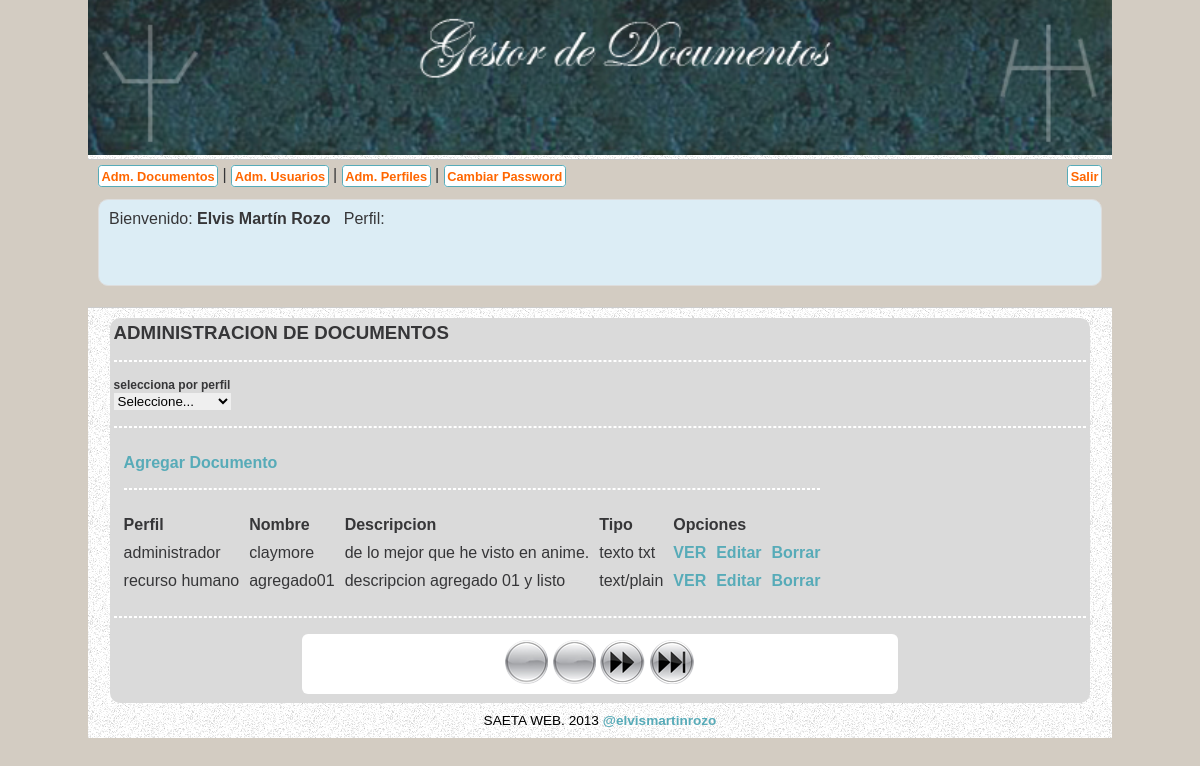
Screenshot of /?controlador=ver_documentos (signed in) with the database file from the repository.
### tables this page shows
CREATE TABLE IF NOT EXISTS `documentos` (
  `id_documento` int(10) NOT NULL AUTO_INCREMENT,
  `id_perfil` int(10) NOT NULL,
  `id_usuario` int(10) NOT NULL,
  `nombre` varchar(250) NOT NULL,
  `descripcion` text NOT NULL,
  `tipo` varchar(200) NOT NULL,
  `archivo` varchar(250) NOT NULL,
  PRIMARY KEY (`id_documento`)
);

CREATE TABLE IF NOT EXISTS `perfiles` (
  `id_perfil` int(10) NOT NULL AUTO_INCREMENT,
  `nombre` varchar(200) NOT NULL,
  PRIMARY KEY (`id_perfil`)
);

### lib/config.php (called while the page is built, shortened)
<?php
class Configuracion
{
	private $mi_host = "localhost";
	private $mi_dbname = "portafolio_mimastin";
	private $mi_user = "elvis";
	private $mi_password = "siouxsie";
	public function conectarPDO()
	{
		$this->conexionPDO = new PDO("mysql:host=".$this->mi_host."; dbname=".$this->mi_dbname."", $this->mi_user, $this->mi_password);
		return $this->conexionPDO;
	}
	public static function ruta()
	{
		return 'http://localhost/PORTAFOLIO_mimastin/';
	}
}
?>

### model/documentosModel.php (called while the page is built, shortened)
<?php
class Documentos extends Configuracion
{
	private $conexionPDO;
	private $documentos;
	private $total;
	public function __construct()
	{
		$this->conexionPDO = parent::conectarPDO();
		$this->documentos = array();
		$this->total = array();
	}
	private function set_names_UTF8()
    {
        return $this->conexionPDO->query("SET NAMES 'utf8'");
    }
	public function admin_get_documentos($posicion, $paso)
	{
		self::set_names_UTF8();
		if(isset($_GET['perfil']))
		{
			$sqlconsultaK = "select count(*) from perfiles where id_perfil = ?";
			$PDOsoporteK = $this->conexionPDO->prepare($sqlconsultaK);
			$elperfil = Configuracion::guerreras_magicas($_GET['perfil']);
			$PDOsoporteK->bindValue(1,$elperfil,PDO::PARAM_INT);
			$PDOsoporteK->execute();
			if($PDOsoporteK->fetchColumn() > 0)
			{
				$sqlconsulta = "
				select doc.id_documento, doc.id_perfil, doc.id_usuario, doc.nombre, doc.descripcion, doc.tipo, doc.archivo, perf.nombre as perfil_nombre
				from documentos as doc, perfiles as perf
				where doc.id_perfil = perf.id_perfil
				and perf.id_perfil = ?
				limit $posicion, $paso
				";
				$PDOsoporte = $this->conexionPDO->prepare($sqlconsulta);
				$el_idperfil = Configuracion::guerreras_magicas($_GET['perfil']);
				$PDOsoporte->bindValue(1,$el_idperfil,PDO::PARAM_INT);
				$PDOsoporte->execute();
				while($registro = $PDOsoporte->fetch())
				{
					$this->documentos[] = $registro;
				}
				return $this->documentos;
				$this->conexionPDO=null;
			}
			else
			{
				$this->conexionPDO=null;
				header("Location: " . Configuracion::ruta() . "?controlador=error");
			}
		}
		else
		{
			$sqlconsulta = "
			select doc.id_documento, doc.id_perfil, doc.nombre, doc.descripcion, doc.tipo, doc.archivo, perf.nombre as perfil_nombre
			from documentos as doc, perfiles as perf
			where doc.id_perfil = perf.id_perfil
			limit $posicion, $paso
			";
			foreach($this->conexionPDO->query($sqlconsulta) as $registro)
			{
				$this->documentos[] = $registro;
			}
			return $this->documentos;
			$this->conexionPDO = null;
		}
	}
	public function admin_cuenta_documentos()
	{
			if(isset($_GET['perfil']))
			{
				$sqlconsultaK = "select count(*) from perfiles where id_perfil = ?";
				$PDOsoporteK = $this->conexionPDO->prepare($sqlconsultaK);
				$elperfil = Configuracion::guerreras_magicas($_GET['perfil']);
				$PDOsoporteK->bindValue(1,$elperfil,PDO::PARAM_INT);
				$PDOsoporteK->execute();
				if($PDOsoporteK->fetchColumn() > 0)
				{
					$sqlconsulta = "select count(*) as contados from documentos where id_perfil = ?";
					$PDOsoporte = $this->conexionPDO->prepare($sqlconsulta);
					$el_idperfil = Configuracion::guerreras_magicas($_GET['perfil']);
					$PDOsoporte->bindValue(1,$el_idperfil,PDO::PARAM_INT);
					$PDOsoporte->execute();
					while($registro = $PDOsoporte->fetch())
					{
						$this->total[] = $registro;
					}
					return $this->total;
					$this->conexionPDO=null;
				}
				else
				{
					$this->conexionPDO=null;
					header("Location: " . Configuracion::ruta() . "?controlador=error");
				}
			}
			else
			{
				$sqlconsulta = "select count(*) as contados from documentos";
				foreach($this->conexionPDO->query($sqlconsulta) as $registro)
				{
					$this->total[] = $registro;
				}
				return $this->total;
				$this->conexionPDO = null;
			}
	}
}
?>

### view/admin_ver_documentos.php (the view, shortened to what this page needs)
<?php require_once("public/header.php"); ?>
<?php require_once("public/menu.php"); ?>
    <section id="contenido">
    	<section id="principal">
			<h1>ADMINISTRACION DE DOCUMENTOS</h1>
            <hr />
            <h2>selecciona por perfil</h2>
            <select id="selector" onchange="enviarperfil()">
            	<option value="0">Seleccione...</option>
            </select>
            <hr />
            <table border="5" cellpadding="2" cellspacing="10" bordercolor="#0033FF">
            <tr>
			<td valingn="top" align="left" colspan="7">
				<a href="<?php echo Configuracion::ruta(); ?>?controlador=add_documento" title="Agregar Usuario">Agregar Documento</a>
				<hr />
			</td></tr>
            <tr>
              <td><strong>Perfil</strong></td>
              <td><strong>Nombre</strong></td>
              <td><strong>Descripcion</strong></td>
              <td><strong>Tipo</strong></td>
              <td colspan="3"><strong>Opciones</strong></td>
              </tr>
            <?php
			for($i = 0; $i < sizeof($los_documentos); $i++)
			{
				?>
                  <tr>
                  	<td><?php echo $los_documentos[$i]["perfil_nombre"]?></td>
                    <td><?php echo $los_documentos[$i]["nombre"]?></td>
                    <td><?php echo $los_documentos[$i]["descripcion"]?></td>
                    <td><?php echo $los_documentos[$i]["tipo"]?></td>
                    <td>
                    	<a href="<?php echo Configuracion::ruta() . 'public/myfiles/' . $los_documentos[$i]["archivo"]; ?>" target="_blank">VER</a>
                    </td>
                  	<td><a href="<?php echo Configuracion::ruta(); ?>?controlador=editar_documento&id_documento=<?php echo $los_documentos[$i]["id_documento"]?>" title="Editar Documento <?php echo $los_documentos[$i]["nombre"]?>">Editar</a></td>
                    <td><a href="javascript:void()" title="Eliminar Documento <?php echo $los_documentos[$i]["nombre"]?>" onclick="eliminar_registro('<?php echo Configuracion::ruta(); ?>?controlador=borrar_documento&id_documento=<?php echo $los_documentos[$i]["id_documento"]?>');">Borrar</a></td>
                  </tr>
			<?php
			}
			?>
            </table>
<hr />
            <?php
			if(!empty($los_documentos))
				{
			?>
                    <div class="paginador">
					<?php require_once("public/navigator_ver_documentos.php"); ?>
					</div>
			<?php
				}
			?>
    	</section>
<?php require_once("public/footer.php"); ?>

### public/css/estilos.css (style rules this page uses)
* { border: 0; margin: 0; padding: 0; }
article, figcaption, figure, footer, header, hgroup, nav, section { display: block; }
body { background-color:#d3ccc2; color:#363638; font-family: "Chalet", Helvetica, Verdana; font-size: 1em; }
a { color: #57abb8; font-weight: bold; text-decoration: none; }
hr { border: 1px dashed #fff; margin: 1em 0; }
header, section#contenido, footer { background: url(../images/fondo-interno.jpg); margin: 0 auto; max-width: 1024px; text-align:center; }
section#contenido { padding-top:10px; }
h2 { font-size:12px; }
section#principal, aside { background: #dadada; border-radius: 10px; display: inline-block; margin: 0 auto; max-width: 100%; padding: 0.25em; vertical-align: top; width: 95%; text-align:left; }
.paginador { border-radius:6px; background-color:#fff; margin:5px auto; padding:6px; width:60%; text-align:center; }

### rows the page displays
documentos: id_perfil.nombre "administrador", nombre "claymore", descripcion "de lo mejor que he visto en anime.", tipo "texto txt"
documentos: id_perfil.nombre "recurso humano", nombre "agregado01", descripcion "descripcion agregado 01 y listo", tipo "text/plain"

### other values shown
$_SESSION['nombre'] "Elvis Martín Rozo"
